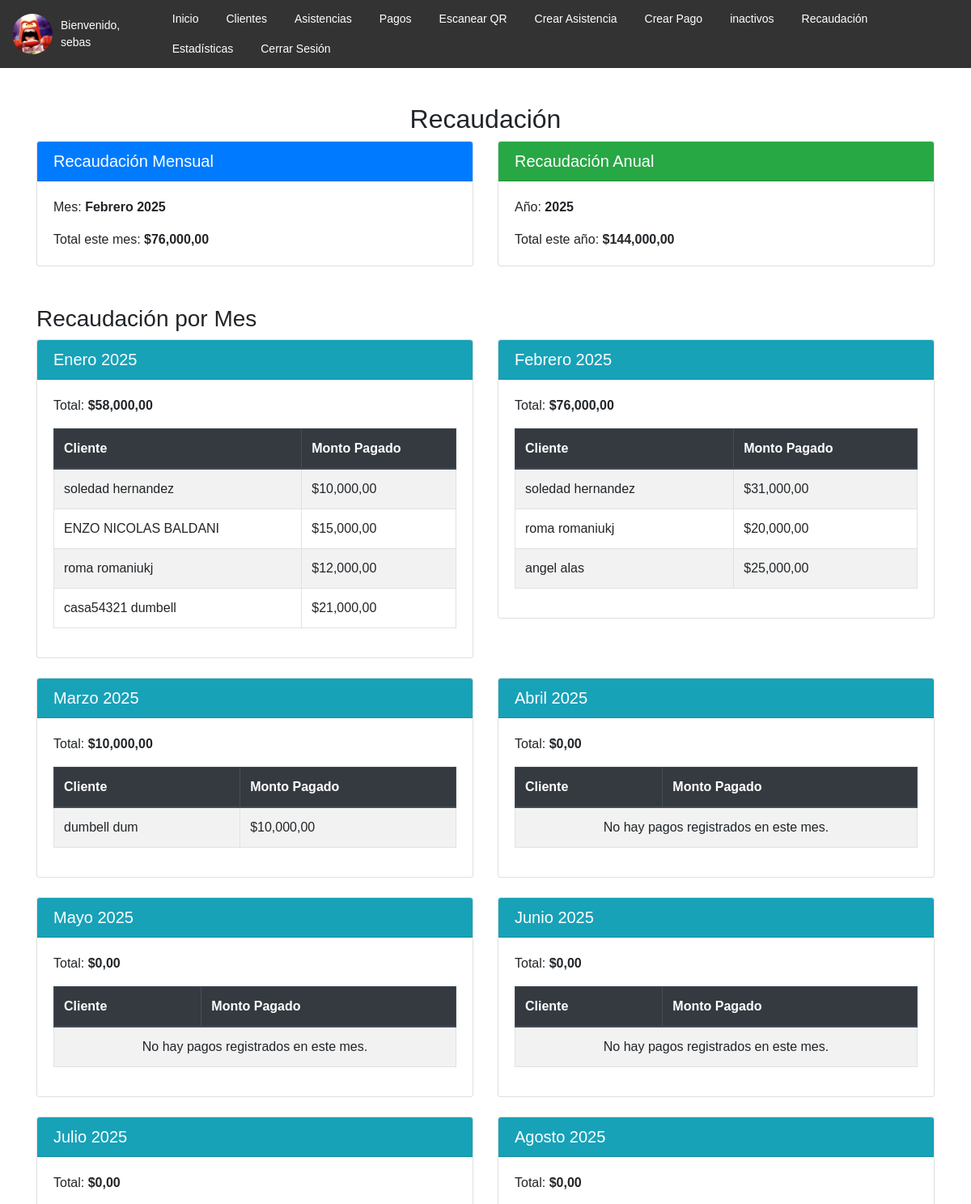
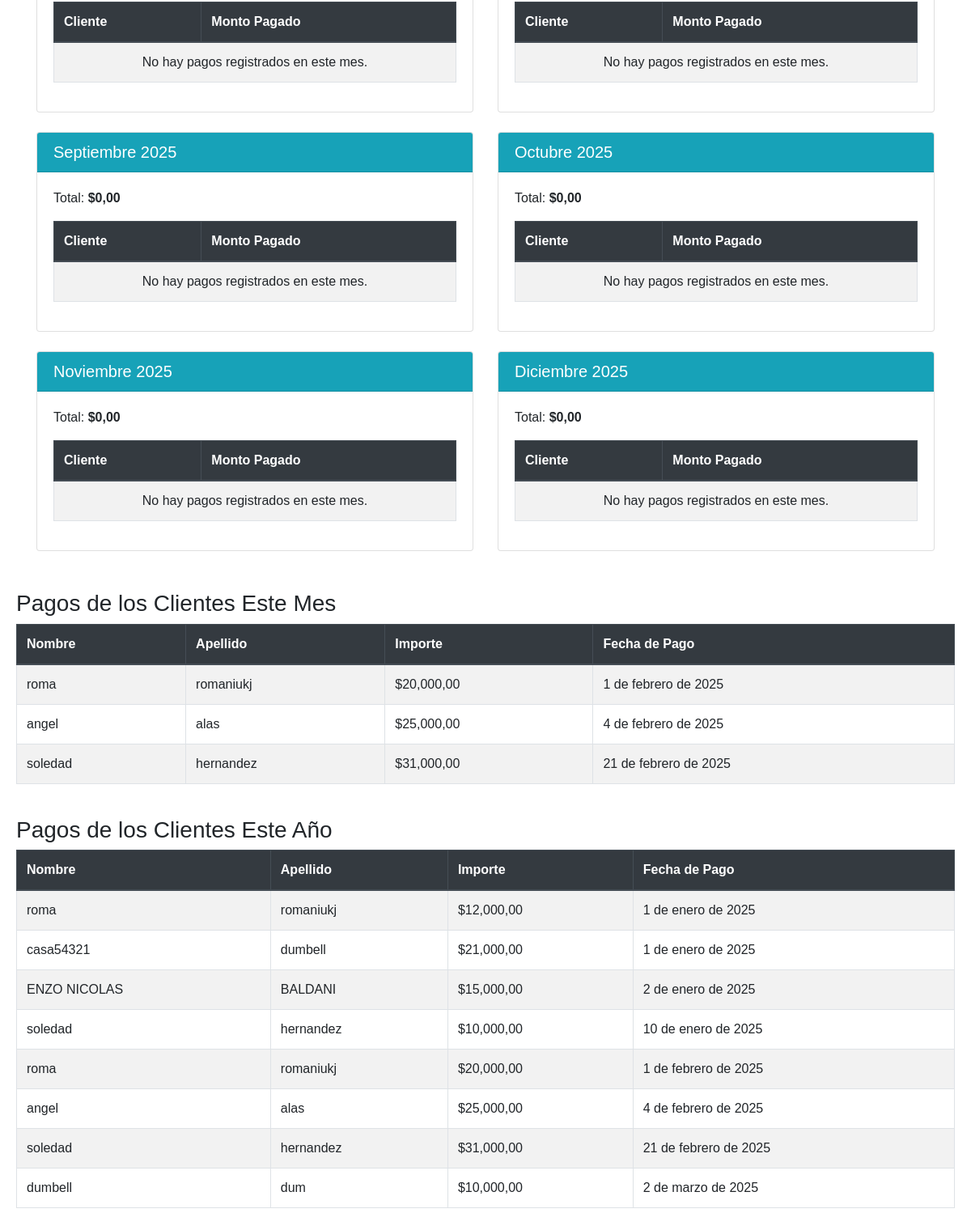
The app's page /recaudacion/ (signed in) with its own data (2 pictures, top to bottom).
### clientes/models.py (models this page shows, shortened)
class Pago(models.Model):
    cliente = models.ForeignKey(Cliente, on_delete=models.CASCADE)
    importe = models.DecimalField(max_digits=10, decimal_places=2)
    fecha_inicio = models.DateField(blank=True, null=True)
    fecha_pago = models.DateField(blank=True, null=True)
    fecha_fin = models.DateField(blank=True, null=True)  # Nuevo campo opcional para almacenar la fecha de fin

class Cliente(models.Model):
    user = models.OneToOneField(User, on_delete=models.CASCADE, null=True, blank=True)
    nombre = models.CharField(max_length=100)
    apellido = models.CharField(max_length=100)
    numero_celular = models.CharField(max_length=15)
    edad = models.IntegerField(default=18)
    fecha_nacimiento = models.DateField(null=True, blank=True)
    enfermedades = models.TextField(blank=True, null=True)
    alergias = models.TextField(blank=True, null=True)
    asistencia_mensual = models.PositiveIntegerField(default=0)
    imagen_perfil = models.ImageField(upload_to='perfil/', null=True, blank=True)
    qr_code = models.ImageField(upload_to='qr_codes/', null=True, blank=True)

### clientes/views.py (the view)
# urls.py: path('recaudacion/', views.recaudacion_view, name='recaudacion'),
@user_passes_test(is_admin)
def recaudacion_view(request):
    import datetime
    hoy = datetime.date.today()
    meses = ["Enero", "Febrero", "Marzo", "Abril", "Mayo", "Junio", "Julio", "Agosto", "Septiembre", "Octubre", "Noviembre", "Diciembre"]
    mes_actual = meses[hoy.month - 1]
    año_actual = hoy.year
    recaudacion_mes = Pago.objects.filter(fecha_pago__year=hoy.year, fecha_pago__month=hoy.month).aggregate(Sum('importe'))['importe__sum'] or 0
    recaudacion_anual = Pago.objects.filter(fecha_pago__year=hoy.year).aggregate(Sum('importe'))['importe__sum'] or 0
    pagos_mes = Pago.objects.filter(fecha_pago__year=hoy.year, fecha_pago__month=hoy.month).order_by('fecha_pago')
    pagos_anual = Pago.objects.filter(fecha_pago__year=hoy.year).order_by('fecha_pago')
    recaudacion_por_mes = {}
    for i in range(1, 13):
        mes_nombre = meses[i - 1]
        pagos_mes_actual = Pago.objects.filter(fecha_pago__year=hoy.year, fecha_pago__month=i)
        total_mes = pagos_mes_actual.aggregate(Sum('importe'))['importe__sum'] or 0
        recaudacion_por_mes[mes_nombre] = {
            'total': total_mes,
            'pagos': pagos_mes_actual  # Lista de pagos del mes con cliente e importe
        }
    context = {
        'recaudacion_mes': recaudacion_mes,
        'recaudacion_anual': recaudacion_anual,
        'pagos_mes': pagos_mes,
        'pagos_anual': pagos_anual,
        'mes_actual': mes_actual,
        'año_actual': año_actual,
        'recaudacion_por_mes': recaudacion_por_mes,  # Se enviará a la plantilla
    }
    return render(request, 'clientes/recaudacion.html', context)

### clientes/views.py (called while the page is built)
def is_admin(user):
    return user.is_staff

### clientes/templates/clientes/recaudacion.html (shortened to what this page needs)
{% extends "base.html" %}
{% load humanize %}
{% block content %}
<div class="container mt-4">
    <div class="text-center">
        <h2>Recaudación</h2>
    </div>
    <div class="row">
        <div class="col-md-6">
            <div class="card mb-4">
                <div class="card-header bg-primary text-white">
                    <h5 class="card-title mb-0">Recaudación Mensual</h5>
                </div>
                <div class="card-body">
                    <p class="card-text">Mes: <strong>{{ mes_actual }} {{ año_actual }}</strong></p>
                    <p class="card-text">Total este mes: <strong>${{ recaudacion_mes|floatformat:2|intcomma }}</strong></p>
                </div>
            </div>
        </div>
        <div class="col-md-6">
            <div class="card mb-4">
                <div class="card-header bg-success text-white">
                    <h5 class="card-title mb-0">Recaudación Anual</h5>
                </div>
                <div class="card-body">
                    <p class="card-text">Año: <strong>{{ año_actual }}</strong></p>
                    <p class="card-text">Total este año: <strong>${{ recaudacion_anual|floatformat:2|intcomma }}</strong></p>
                </div>
            </div>
        </div>
    </div>
    <h3 class="mt-4">Recaudación por Mes</h3>
    <div class="row">
        {% for mes, datos in recaudacion_por_mes.items %}
        <div class="col-md-6">
            <div class="card mb-4">
                <div class="card-header bg-info text-white">
                    <h5 class="card-title mb-0">{{ mes }} {{ año_actual }}</h5>
                </div>
                <div class="card-body">
                    <p class="card-text">Total: <strong>${{ datos.total|floatformat:2|intcomma }}</strong></p>
                    <div class="table-responsive">
                        <table class="table table-striped table-bordered">
                            <thead class="thead-dark">
                                <tr>
                                    <th>Cliente</th>
                                    <th>Monto Pagado</th>
                                </tr>
                            </thead>
                            <tbody>
                                {% for pago in datos.pagos %}
                                <tr>
                                    <td>{{ pago.cliente.nombre }} {{ pago.cliente.apellido }}</td>
                                    <td>${{ pago.importe|floatformat:2|intcomma }}</td>
                                </tr>
                                {% empty %}
                                <tr>
                                    <td colspan="2" class="text-center">No hay pagos registrados en este mes.</td>
                                </tr>
                                {% endfor %}
                            </tbody>
                        </table>
                    </div>
                </div>
            </div>
        </div>
        {% endfor %}
    </div>
</div>
    <h3 class="mt-4">Pagos de los Clientes Este Mes</h3>
    <div class="table-responsive">
        <table class="table table-striped table-bordered">
            <thead class="thead-dark">
                <tr>
                    <th>Nombre</th>
                    <th>Apellido</th>
                    <th>Importe</th>
                    <th>Fecha de Pago</th>
                </tr>
            </thead>
            <tbody>
                {% for pago in pagos_mes %}
                    <tr>
                        <td>{{ pago.cliente.nombre }}</td>
                        <td>{{ pago.cliente.apellido }}</td>
                        <td>${{ pago.importe|floatformat:2|intcomma }}</td>
                        <td>{{ pago.fecha_pago }}</td>
                    </tr>
                {% endfor %}
            </tbody>
        </table>
    </div>
    <h3 class="mt-4">Pagos de los Clientes Este Año</h3>
    <div class="table-responsive">
        <table class="table table-striped table-bordered">
            <thead class="thead-dark">
                <tr>
                    <th>Nombre</th>
                    <th>Apellido</th>
                    <th>Importe</th>
                    <th>Fecha de Pago</th>
                </tr>
            </thead>
            <tbody>
                {% for pago in pagos_anual %}
                    <tr>
                        <td>{{ pago.cliente.nombre }}</td>
                        <td>{{ pago.cliente.apellido }}</td>
                        <td>${{ pago.importe|floatformat:2|intcomma }}</td>
                        <td>{{ pago.fecha_pago }}</td>
                    </tr>
                {% endfor %}
            </tbody>
        </table>
    </div>
{% endblock %}

### clientes/templates/base.html (shortened to what this page needs)
{% load static %}
<!DOCTYPE html>
<html lang="es">
<head>
    <link rel="stylesheet" href="https://maxcdn.bootstrapcdn.com/bootstrap/4.5.2/css/bootstrap.min.css">
</head>
<body>
    <header>
        {% if user.is_authenticated %}
            <div class="menu-container">
                {% if user.cliente.imagen_perfil %}
                    <img src="{{ user.cliente.imagen_perfil.url }}" alt="Imagen de perfil" class="profile-img">
                {% else %}
                    <img src="{% static 'default_profile.png' %}" alt="Imagen de perfil por defecto" class="profile-img">
                {% endif %}
                <div class="welcome-text">Bienvenido, {{ user.username }}</div>
                <nav>
                    <ul>
                        {% if user.is_staff %}
                            <li><a href="{% url 'home' %}">Inicio</a></li>
                            <li><a href="{% url 'listar_clientes' %}">Clientes</a></li>
                            <li><a href="{% url 'listar_asistencias' %}">Asistencias</a></li>
                            <li><a href="{% url 'listar_pagos' %}">Pagos</a></li>
                            <li><a href="{% url 'escanear_qr' %}">Escanear QR</a></li>
                            <li><a href="{% url 'crear_asistencia' %}">Crear Asistencia</a></li>
                            <li><a href="{% url 'crear_pago' %}">Crear Pago</a></li>
                            <li><a href="{% url 'listar_inactivos' %}">inactivos</a></li>
                            <li><a href="{% url 'recaudacion' %}">Recaudación</a></li>
                            <li><a href="{% url 'dashboard' %}">Estadísticas</a></li>
                        {% endif %}
                        <li>
                            <form id="logout-form" method="post" action="{% url 'logout' %}" style="margin: 0;">
                                <button type="button" onclick="confirmarCierreSesion()">Cerrar Sesión</button>
                            </form>
                        </li>
                    </ul>
                </nav>
            </div>
        {% endif %}
    </header>
    <main>
        {% block content %}{% endblock %}
    </main>
</body>
</html>

### clientes/templates/base.html (style rules this page uses)
body { font-family: Arial, sans-serif; margin: 0; padding: 0; }
header { background-color: #333; padding: 5px 15px; display: flex; align-items: center; justify-content: space-between; }
.menu-container { display: flex; align-items: center; width: 100%; }
.profile-img { width: 50px; height: 50px; border-radius: 50%; object-fit: cover; margin-right: 10px; }
.welcome-text { color: white; margin-right: 20px; font-size: 14px; }
nav ul { list-style-type: none; margin: 0; padding: 0; display: flex; flex-wrap: wrap; }
nav ul li { margin: 0 5px; }
nav ul li a, nav ul li form button { display: block; color: white; padding: 8px 12px; text-decoration: none; background-color: #333; border: none; border-radius: 5px; cursor: pointer; transition: background-color 0.3s ease; font-size: 14px; }
main { padding: 20px; }

### records on screen
Pago: cliente.nombre "soledad", cliente.apellido "hernandez", importe "10,000,00", fecha_pago "10 de enero de 2025"
Pago: cliente.nombre "ENZO NICOLAS", cliente.apellido "BALDANI", importe "15,000,00", fecha_pago "2 de enero de 2025"
Pago: cliente.nombre "roma", cliente.apellido "romaniukj", importe "12,000,00", fecha_pago "1 de enero de 2025"
Pago: cliente.nombre "casa54321", cliente.apellido "dumbell", importe "21,000,00", fecha_pago "1 de enero de 2025"
Pago: cliente.nombre "soledad", cliente.apellido "hernandez", importe "31,000,00", fecha_pago "21 de febrero de 2025"
Pago: cliente.nombre "roma", cliente.apellido "romaniukj", importe "20,000,00", fecha_pago "1 de febrero de 2025"
Pago: cliente.nombre "angel", cliente.apellido "alas", importe "25,000,00", fecha_pago "4 de febrero de 2025"
Pago: cliente.nombre "dumbell", cliente.apellido "dum", importe "10,000,00", fecha_pago "2 de marzo de 2025"

### other values on screen
{{ user.username }} "sebas"
{{ recaudacion_mes|floatformat:2|intcomma }} "76,000,00"
{{ recaudacion_anual|floatformat:2|intcomma }} "144,000,00"
{{ mes }} "Enero" "Febrero" "Marzo" "Abril" "Mayo" "Junio" "Julio" "Agosto" "Septiembre" "Octubre" "Noviembre" "Diciembre"
{{ datos.total|floatformat:2|intcomma }} "58,000,00" "76,000,00" "10,000,00" "0,00" "0,00" "0,00" "0,00" "0,00" "0,00" "0,00" "0,00" "0,00"
